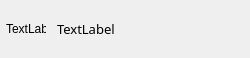
<?xml version="1.0" encoding="UTF-8"?>
<ui version="4.0">
 <class>FriendListItem</class>
 <widget class="QWidget" name="FriendListItem">
  <property name="geometry">
   <rect>
    <x>0</x>
    <y>0</y>
    <width>250</width>
    <height>58</height>
   </rect>
  </property>
  <property name="sizePolicy">
   <sizepolicy hsizetype="Fixed" vsizetype="Fixed">
    <horstretch>0</horstretch>
    <verstretch>0</verstretch>
   </sizepolicy>
  </property>
  <property name="minimumSize">
   <size>
    <width>230</width>
    <height>58</height>
   </size>
  </property>
  <property name="maximumSize">
   <size>
    <width>250</width>
    <height>58</height>
   </size>
  </property>
  <property name="windowTitle">
   <string>Form</string>
  </property>
  <layout class="QHBoxLayout" name="horizontalLayout">
   <property name="spacing">
    <number>0</number>
   </property>
   <property name="leftMargin">
    <number>5</number>
   </property>
   <property name="topMargin">
    <number>0</number>
   </property>
   <property name="rightMargin">
    <number>5</number>
   </property>
   <property name="bottomMargin">
    <number>0</number>
   </property>
   <item>
    <widget class="QWidget" name="widget" native="true">
     <layout class="QHBoxLayout" name="horizontalLayout_2">
      <property name="spacing">
       <number>10</number>
      </property>
      <property name="leftMargin">
       <number>0</number>
      </property>
      <property name="topMargin">
       <number>0</number>
      </property>
      <property name="rightMargin">
       <number>0</number>
      </property>
      <property name="bottomMargin">
       <number>0</number>
      </property>
      <item>
       <widget class="QLabel" name="lbHeadIcon">
        <property name="sizePolicy">
         <sizepolicy hsizetype="Fixed" vsizetype="Fixed">
          <horstretch>0</horstretch>
          <verstretch>0</verstretch>
         </sizepolicy>
        </property>
        <property name="minimumSize">
         <size>
          <width>40</width>
          <height>40</height>
         </size>
        </property>
        <property name="maximumSize">
         <size>
          <width>40</width>
          <height>40</height>
         </size>
        </property>
        <property name="text">
         <string>TextLabel</string>
        </property>
       </widget>
      </item>
      <item>
       <widget class="QLabel" name="lbUserName">
        <property name="sizePolicy">
         <sizepolicy hsizetype="Fixed" vsizetype="Fixed">
          <horstretch>0</horstretch>
          <verstretch>0</verstretch>
         </sizepolicy>
        </property>
        <property name="minimumSize">
         <size>
          <width>187</width>
          <height>25</height>
         </size>
        </property>
        <property name="maximumSize">
         <size>
          <width>187</width>
          <height>25</height>
         </size>
        </property>
        <property name="font">
         <font>
          <family>微软雅黑</family>
          <pointsize>10</pointsize>
         </font>
        </property>
        <property name="text">
         <string>TextLabel</string>
        </property>
       </widget>
      </item>
     </layout>
    </widget>
   </item>
  </layout>
 </widget>
 <resources/>
 <connections/>
</ui>
